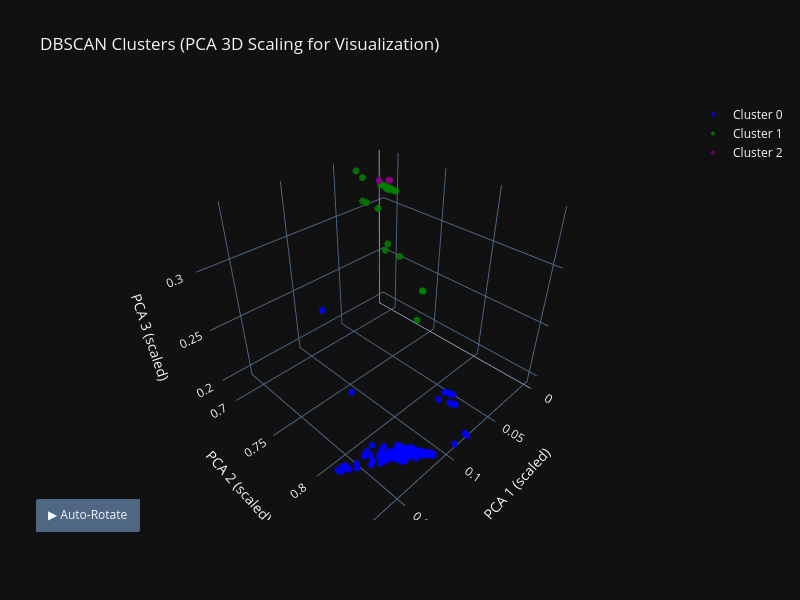

The code cell stored with this chart in its notebook:
### Markdown cell above
## 6.1 PCA 3D Visualization of Level 3 Clusters

For the lowest-density layer (Level 3), we again project the data into 3 PCA components
and visualize only the non-noise clusters.

The PCA space is rescaled for visualization, and an animated 3D Plotly scatter is used
to rotate the camera. This helps inspect how these sparse clusters (often script kiddies
or human-like sessions) are distributed once the denser bot activity has been removed.

### Code cell
X_pca = pca.fit_transform(X_scaled)
# ==========================
# 1.1) SCALING PCA FOR VISUALIZATION ONLY
# ==========================
scaler_vis = MinMaxScaler()
X_pca_vis = scaler_vis.fit_transform(X_pca)

# ==========================
# 2) Prepare clusters
# ==========================
clusters = df_reduced_noise_2['cluster'].values
unique_clusters = np.unique(clusters)

# ==========================
# 3) Create interactive figure
# ==========================
fig = go.Figure()
colors = ['red', 'blue', 'green', 'purple', 'brown',
          'pink', 'gray', 'cyan', 'magenta']

for i, cluster in enumerate(unique_clusters):
    if cluster == -1:
        continue
    cluster_mask = clusters == cluster
    label = f"Cluster {cluster}" if cluster != -1 else "Noise"

    fig.add_trace(go.Scatter3d(
        x=X_pca_vis[cluster_mask, 0],
        y=X_pca_vis[cluster_mask, 1],
        z=X_pca_vis[cluster_mask, 2],
        mode='markers',
        marker=dict(
            size=4,
            color=colors[i % len(colors)],
            opacity=0.85
        ),
        name=label
    ))

# ==========================
# 4) Layout
# ==========================
fig.update_layout(
    title="DBSCAN Clusters (PCA 3D Scaling for Visualization)",
    scene=dict(
        xaxis_title='PCA 1 (scaled)',
        yaxis_title='PCA 2 (scaled)',
        zaxis_title='PCA 3 (scaled)'
    ),
    width=800,
    height=600
)


import numpy as np

# ==========================
# 4.1) Add automatic rotation
# ==========================

def rotate_camera(angle):
    return dict(
        eye=dict(
            x=2*np.cos(angle),
            y=2*np.sin(angle),
            z=0.5
        )
    )

frames = []
angles = np.linspace(0, 2*np.pi, 120)  # 120 steps for 360°

for angle in angles:
    frames.append(
        go.Frame(layout=dict(scene_camera=rotate_camera(angle)))
    )

fig.frames = frames

fig.update_layout(
    updatemenus=[
        dict(
            type="buttons",
            showactive=False,
            buttons=[
                dict(
                    label="▶ Auto-Rotate",
                    method="animate",
                    args=[
                        None,
                        dict(frame=dict(duration=50, redraw=True),
                             fromcurrent=True,
                             transition=dict(duration=0))
                    ]
                )
            ],
            x=0.1,
            y=0.05
        )
    ]
)


# ==========================
# 5) Show figure
# ==========================
fig.show()
